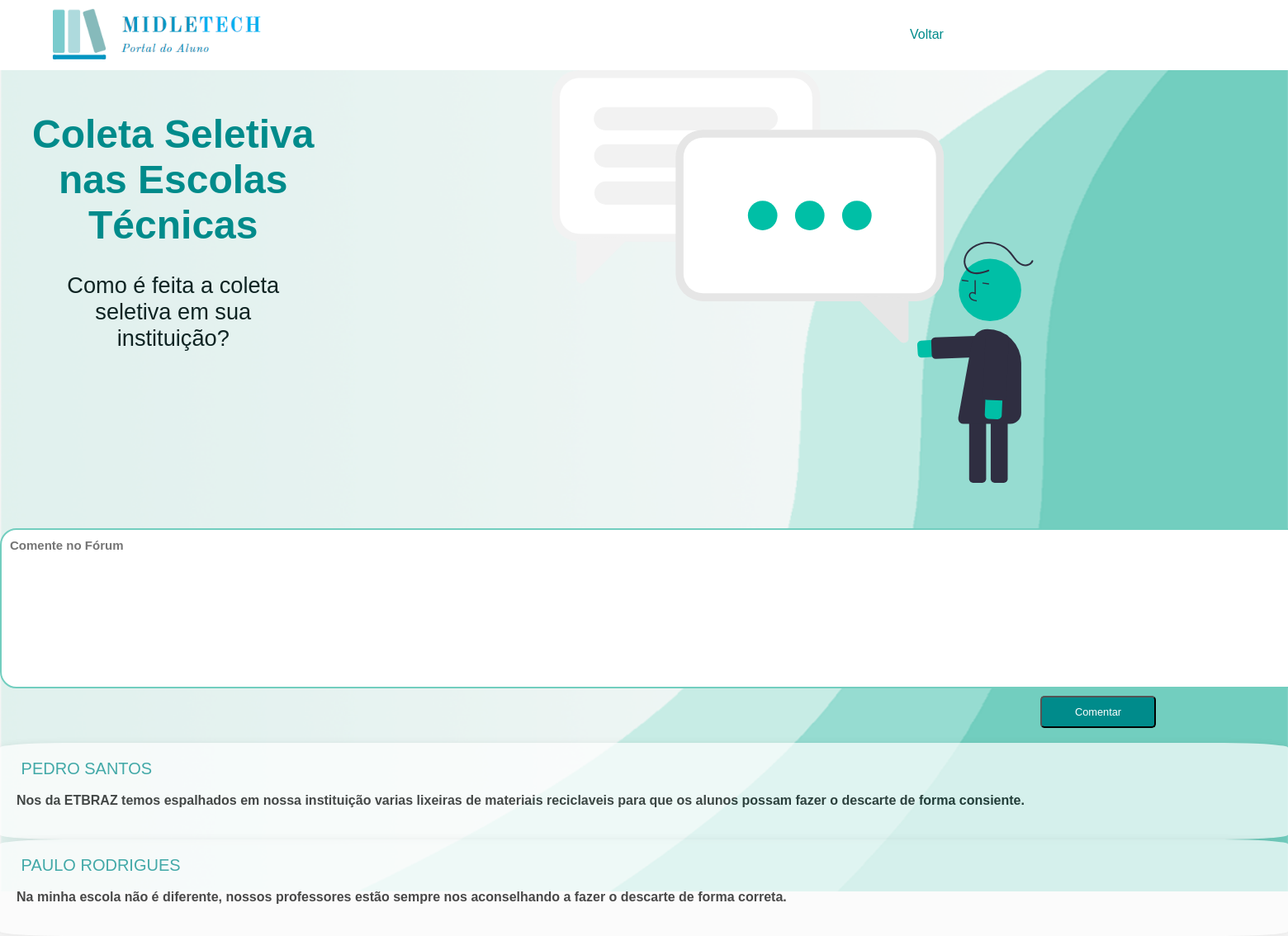
Screenshot of /forum/index.php?forumid=11 with the database file from the repository.
### tables this page shows
CREATE TABLE `foruns` (
  `idforum` int(11) NOT NULL,
  `titulo` text NOT NULL,
  `descricao` text NOT NULL,
  `categoria` text NOT NULL,
  `proprietario` int(11) NOT NULL
);

CREATE TABLE `foruns_msg` (
  `idforuns_msg` int(11) NOT NULL,
  `idusuario` int(11) NOT NULL,
  `idforum` int(11) NOT NULL,
  `mensagem` text NOT NULL
);

CREATE TABLE `usuarios` (
  `idusuario` int(11) NOT NULL,
  `nome` varchar(50) NOT NULL,
  `sobrenome` varchar(255) NOT NULL,
  `email` varchar(50) NOT NULL,
  `matricula` varchar(9) NOT NULL,
  `senha` varchar(50) NOT NULL,
  `ddd` varchar(2) NOT NULL,
  `telefone` varchar(15) NOT NULL,
  `dtnasc` date NOT NULL,
  `genero` varchar(50) NOT NULL,
  `cep` mediumint(8) NOT NULL,
  `estado` varchar(50) NOT NULL,
  `cidade` varchar(50) NOT NULL,
  `instituicao` int(11) DEFAULT NULL,
  `status` tinyint(4) NOT NULL,
  `perfil` int(11) NOT NULL,
  `imagem` varchar(255) NOT NULL,
  `docmatricula` varchar(100) NOT NULL,
  `datacadastro` datetime(6) NOT NULL
);

### forum/index.php (the view, shortened to what this page needs)
<?php
$dbh = conexao::getConexao();
$forumid = $_GET['forumid'];
$query = "SELECT * FROM midletech.foruns where idforum = '$forumid';";
$statement = $dbh->query($query);
?>
<!DOCTYPE html>
<html lang="pt-br">
<head>
    <link rel="stylesheet" href="../assets/css/boot.css">
    <link rel="stylesheet" href="../assets/css/login.css">
    <link rel="stylesheet" href="../assets/css/style.css">
    <link rel="stylesheet" href="../assets/css/forum.css">
    <link rel="stylesheet" href="../assets/css/elipse.css">
</head>
<body>
    <header class="header_menu">
        <div class="div_menu">
            <a href="../index.php" class="logo"><img src="../assets/img/logo.png" alt="logo" class="logo_img"></a>
            <nav class="nav_menu">
                <ul>
                    <li><a href="../material/foruns.php">Voltar</a></li>
                </ul>
            </nav>
        </div>
    </header>
    <div class="formato_capa">
        <div class="capa">
            <?php ($row = $statement->fetch()) ?>
            <div class="box2">
                <h1>
                    <?php echo $row['1']; ?>
                </h1>
                <p>
                    <?php echo $row['2']; ?>
                </p>
            </div>
            <div class="box">
                <div class="box_content">
                    <img src="../assets/img/forum_content.svg" alt="capa" width="750" height="500">
                </div>
            </div>
        </div>
    </div>
    <div class="main_opc">
        <section class="main_material">
            <div class="main_forum_content">
                <div class="comentario">
                    <form action="forumcontrole.php" method="post">
                        <textarea name="mensagem" id="" cols="170" rows="10" placeholder="Comente no Fórum"></textarea>
                        <button class="category_comment" value="submit">Comentar</button>
                    </form>
                    <br>
                </div>
                <?php
                $query1 = "SELECT * FROM midletech.foruns_msg where idforum = '$forumid';";
                $statement1 = $dbh->query($query1);
                $forum1 = $statement1->rowCount();
                if ($forum1 == "0"):
                    ?>
                    <p>Sem Mensagens</p>
                <?php else: ?>
                    <?php while ($row1 = $statement1->fetch()): ?>
                        <article>
                            <?php $user = $row1['1']; ?>
                            <?php $query2 = " SELECT usuarios.idusuario, usuarios.nome, usuarios.imagem, usuarios.perfil from midletech.usuarios inner join midletech.foruns_msg on usuarios.idusuario  = foruns_msg.idusuario and foruns_msg.idusuario = '$user';";
                            $statement2 = $dbh->query($query2);
                            $statement2->rowCount();
                            $row2 = $statement2->fetch(); ?>
                            <p><a href="" class="category">
                                    <div class="infouser">
                                        <?php echo $row2['1'] ?>
                                    </div>
                                </a></p>
                            <br>
                            <h2 class="title">
                                <?php echo $row1['3'] ?>
                            </h2>
                            <br>
                        </article>
                    <?php endwhile; ?>
                <?php endif; ?>
            </div>
        </section>
    </div>
</body>
</html>

### assets/css/boot.css (style rules this page uses)
* { padding: 0; margin: 0; box-sizing: border-box; text-decoration: none; font-size: 1rem; font-family: 'Ubuntu', sans-serif; }

### assets/css/style.css (style rules this page uses)
.header_menu { width: 100%; background-color: #fff; background-attachment: fixed; }
.header_menu .div_menu { width: 100%; display: flex; justify-content: space-between; }
.header_menu .div_menu .nav_menu { display: flex; flex-basis: 30%; }
.logo_img { flex-basis: 330px; padding: 0 15px; width: 290px; }
.header_menu .div_menu .logo { flex-basis: auto; padding: 0 25px; margin: 10px 20px; display: flex; justify-content: space-between; }
.nav_menu ul { display: flex; justify-content: space-between; }
.header_menu .div_menu .nav_menu ul { display: flex; align-items: stretch; }
.header_menu .div_menu .nav_menu ul li { list-style: none; align-items: stretch; display: flex; }
.header_menu .div_menu .nav_menu ul li a { padding: 0 10px; display: flex; align-items: center; height: 100%; color: darkcyan; }
.formato_capa { display: flex; max-width: 1500px; margin: 0 auto; }
.capa { display: flex; justify-content: space-between; max-width: 1500px; }
.box { margin: 0 auto; text-align: center; display: flex; flex-basis: 180%; margin-bottom: 50px; }
.box_content { max-width: 1300px; margin: 0 auto; display: flex; flex-wrap: wrap; }
.formato_capa .capa .box2 h1 { font-family: 'Gill Sans', 'Gill Sans MT', Calibri, 'Trebuchet MS', sans-serif; font-size: 3em; color: darkcyan; font-weight: 700; text-align: center; margin-top: 50px; }
.formato_capa .capa .box2 p { font-size: 1.700em; color: #0f2423; font-weight: 400; text-align: center; margin: 30px 20px; }
.category { margin: 10px 0; font-size: 1.250em; color: darkcyan; }
* { padding: 0; margin: 0; box-sizing: border-box; text-decoration: none; font-size: 1rem; font-family: 'Ubuntu', sans-serif; }
body { background-size: cover; background-image: url("../img/bg06.png"); color: black; background-repeat: no-repeat; width: 100%; }

### assets/css/forum.css (style rules this page uses)
body { background-color: #f4f4f4; margin: 0; padding: 0; align-items: center; justify-content: center; height: 100vh; }
.main_material { width: 100%; margin: 0 auto; }
.main_forum_content { text-align: center; display: contents ; flex-wrap: wrap; }
.comentario textarea { border-radius: 20px; border: 2px solid #72cebf; font-size: 15px; font-weight: 700; margin: 5px 0; padding: 10px; }
article { background-color: #fff; padding: 20px; border-radius: 5%; box-shadow: 0 0 10px rgba(0, 0, 0, 0.1); text-align: start; opacity: 0.7; }
.category_comment { background-color: darkcyan; color: #fff; font-size: 0.8em; padding: 10px 40px; border-radius: 5px; -moz-border-radius: 5px; -webkit-border-radius: 5px; max-width: 150px; margin-left: 1100px; }

### rows the page displays
foruns: titulo "Coleta Seletiva nas Escolas Técnicas", descricao "Como é feita a coleta seletiva em sua instituição?"
foruns_msg: idusuario.nome "PEDRO SANTOS", mensagem "Nos da ETBRAZ temos espalhados em nossa instituição varias lixeiras de materiais reciclaveis para que os alunos possam fazer o descarte de forma consiente."
foruns_msg: idusuario.nome "PAULO RODRIGUES", mensagem "Na minha escola não é diferente, nossos professores estão sempre nos aconselhando a fazer o descarte de forma correta."
